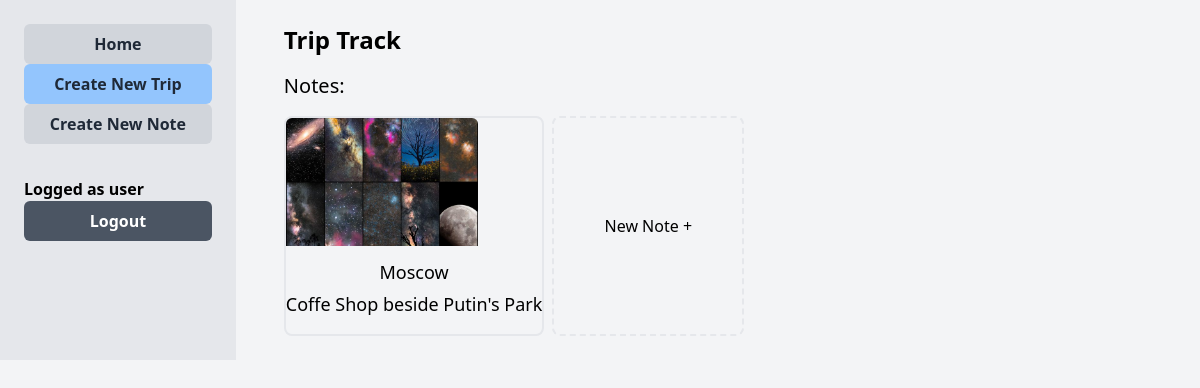
The page /dashboard/notes (signed in) on the database as committed earlier.
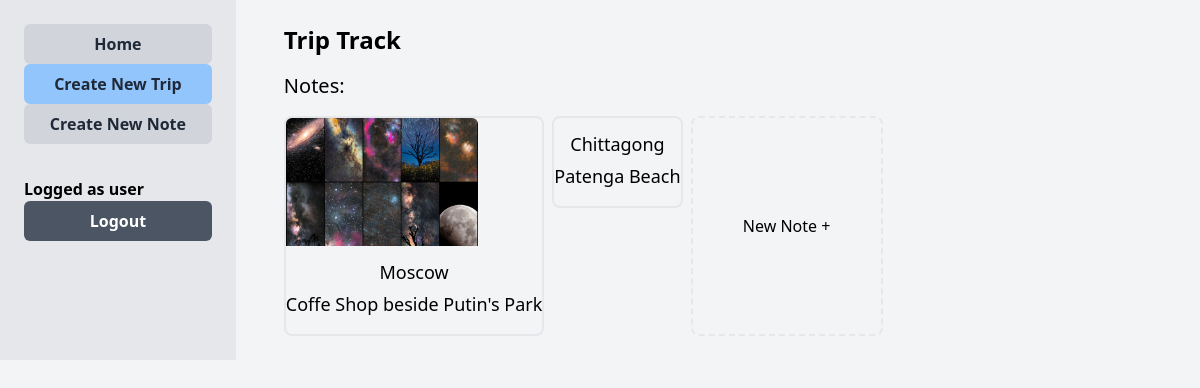
The same page on the database as committed later.
### trip/models.py (models this page shows, shortened)
class Note(models.Model):
    EXCURSIONS = (
        ("Event", "event"),
        ("Food", "food"),
        ("General", "general"),
        ("Places", "places"),
    )
    trip = models.ForeignKey(Trip, on_delete=models.CASCADE, related_name='notes')
    title = models.CharField(max_length=100)
    description = models.TextField()
    type = models.CharField(max_length=100, choices=EXCURSIONS, default=(('general','General')))
    img = models.ImageField(upload_to='notes', null=True, blank=True)

class Trip(models.Model):
    city = models.CharField(max_length=50)
    country = models.CharField(max_length=4) # BD , Can, SWE
    start_date = models.DateField(blank=True, null=True)
    end_date = models.DateField(blank=True, null=True)
    traveller = models.ForeignKey(User, on_delete=models.CASCADE, related_name='trips')

### trip/views.py (the view)
# urls.py: path('notes', views.NoteListView.as_view(), name='note_list'),
class NoteListView(ListView):
    model = Note
    def get_queryset(self):
        queryset = Note.objects.filter(trip__traveller=self.request.user)
        return queryset

### trip/templates/trip/note_list.html
{% extends 'index.html' %}
{% block content %}
  <h3 class="text-xl pb-4">Notes:</h3>
  <div class="flex gap-2 flex-wrap">
    {% for note in object_list %}
      <a href="{% url 'note_detail' note.pk %}">
        <div class="border-2 rounded-lg pb-4 hover:shadow">
          {% if note.img %}
            <img class="w-48 h-32 object-cover overflow-hidden rounded-t-md" src="{{ note.img.url }}" alt="{{ note.name }}">
          {% endif %}
          <p class="text-center mt-3 text-lg">{{ note.trip.city }}</p>
          <p class="text-center mt-1 text-lg">{{ note.title }}</p>
        </div>
      </a>
    {% endfor %}
    <a href="{% url 'note_form' %}">
      <div class="border-2 border-dashed rounded-lg hover:shadow w-48 h-full flex justify-center items-center">
        <p class="" >New Note +</p>
      </div>
    </a>
  </div>
{% endblock content %}

### theme/templates/index.html (shortened to what this page needs)
{% extends "base.html" %}
{% load static tailwind_tags %}

### theme/templates/base.html (shortened to what this page needs)
{% load static tailwind_tags %}
<!DOCTYPE html>
<html lang="en">
<head> <meta charset="UTF-8">
    {% tailwind_css %}
</head>
<body class="bg-gray-100"> <div class="flex">
    <aside class="w-1/5 bg-gray-200 p-6">
        {% if user.is_authenticated %}
        <ul class="space-y-2">
            <li> <a href="/">
                <button class="bg-gray-300 hover:bg-gray-400 text-gray-800 font-bold py-2 px-4 rounded-md w-full"> Home </button>
                </a>
            </li>
            <li> <a href="{% url 'trip_form' %}">
                <button class="bg-blue-300 hover:bg-blue-400 text-gray-800 font-bold py-2 px-4 rounded-md w-full"> Create New Trip </button> </a>
            </li> <li> <a href="{% url 'note_form' %}"> <button class="bg-gray-300 hover:bg-gray-400 text-gray-800 font-bold py-2 px-4 rounded-md w-full">Create New Note </button>
        </a> </li> </ul>
                                <hr class="my-4">
            <ul class="space-y-2">
                <li class="text-orange font-bold">Logged as {{ user.username }}</li>
                <form action="{% url 'logout' %}" method="post" class="mt-2">
                    <input
                        type="submit"
                        value="Logout"
                        class="bg-gray-600 hover:bg-gray-400 text-white font-bold py-2 px-4 w-full rounded-md cursor-pointer"
                    >
                </form>
            </ul>
        {% endif %}
    </aside>
    <main class="w-4/5 ml-6 p-6">
        <h1 class="text-2xl font-bold mb-4">
            <a href="/" class="hover:underline">Trip Track</a>
        </h1>
        {% block content %}
        {% endblock %}
    </main>
</div>

Rows that differ between the two databases and show on the page:
added Note: trip.city "Chittagong", title "Patenga Beach"
